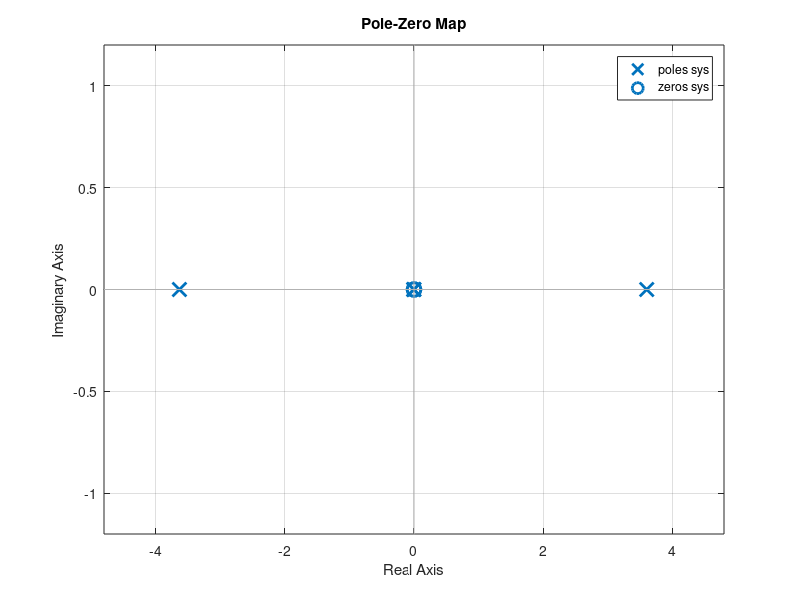

Source code (MATLAB):

% Variables

mc = 1.5; mp = 0.5; g = 9.82; L = 1; d1 = 0.01; d2 = 0.01;

% Defining A and B matrix

a32 = (g*mp)/mc; a33 = -(d1/mc); a34 = -(d2/(L*mc));
a42 = (g*(mc+mp))/(L*mc); a43 = -d1/(L*mc); a44 = -((d2*(mc+mp))/(L*L*mc*mp));
B = [0; 0; 1/mc; 1/(L*mc)];
A = [0 0 1 0; 0 0 0 1; 0 a32 a33 a34; 0 a42 a43 a44];
clear a32 a33 a34 a42 a43 a44;
clear mc mp g L d1 d2;

% If q1(x) and q2(theta) both are output
%C = [1 0 0 0; 0 1 0 0]; D = [0; 0];
% But here, only q2(theta) is the output
C = [0 1 0 0]; D = 0;

sys = ss(A,B,C,D);

%Pole values
pole_sys = pole(sys);
positive_pole = pole_sys(pole_sys >0);
if(~isempty(positive_pole))
    fprintf('There is a positive pole, therefore not stable');
end
clear positive_pole;

%Eigen Values 
eig_values = eig(A);

%Observable and Controllable Syntaxes
obs = rank(obsv(sys));
ctr = rank(ctrb(sys));

%Zero Pole Map
pzmap(sys);

%Transfer Function

sys_tf = tf(sys);
[a, b] = ss2tf(A,B,C,D);

%end%